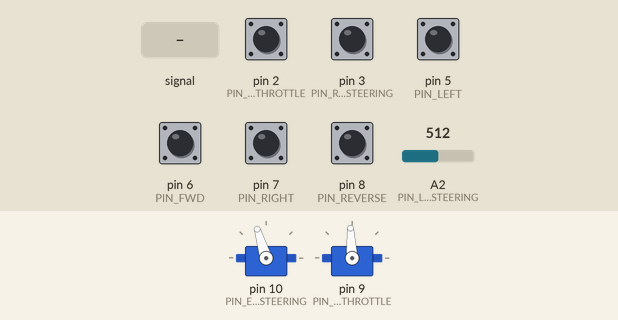
This sketch was run on a simulated Arduino Uno, built with avr-gcc and run on an emulated ATmega328P. Parts: 2 × servo. The inputs (shaded band) are chosen by the test bench; at power-on: pin 2 (PIN_RC_THROTTLE), pin 3 (PIN_RC_STEERING), pin 5 (PIN_LEFT), pin 6 (PIN_FWD), pin 7 (PIN_RIGHT), pin 8 (PIN_REVERSE) HIGH, A2 (PIN_LINACT_STEERING) = 512. What the sketch prints to the serial monitor is not drawn.

Above: at 2.2 s.
2.3 s: A2 (PIN_LINACT_STEERING) fed a 200 Hz sine of ±81 counts around its level
5.3 s: A2 (PIN_LINACT_STEERING) set to 716
6.8 s: A2 (PIN_LINACT_STEERING) set to 306
At 8.0 s:
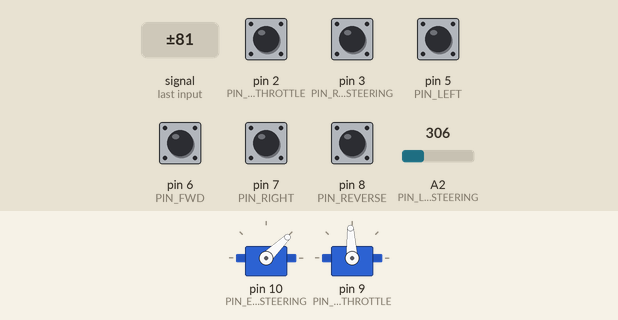
8.3 s: pin 5 (PIN_LEFT) pulled LOW for 1 s
At 9.18 s:
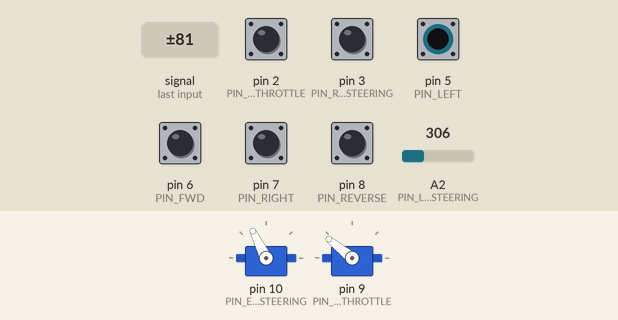
11.3 s: pin 6 (PIN_FWD) pulled LOW for 1 s
At 12.18 s:
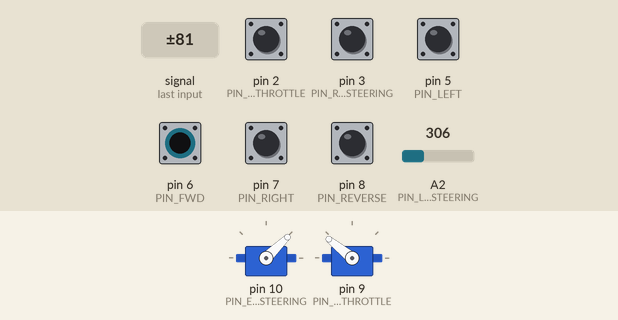
14.3 s: A2 (PIN_LINACT_STEERING) set to 900
At 14.9 s:
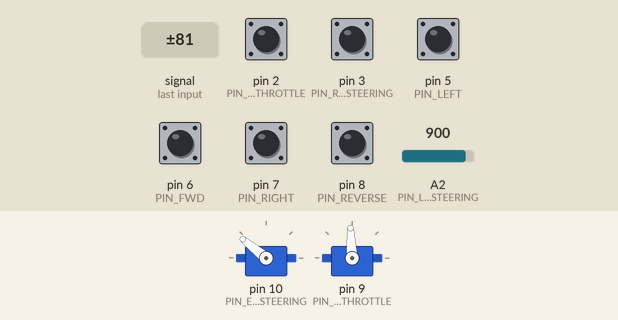
Timing chart, 0 to 16.8 s (numbered marks = the images above; inputs shaded):
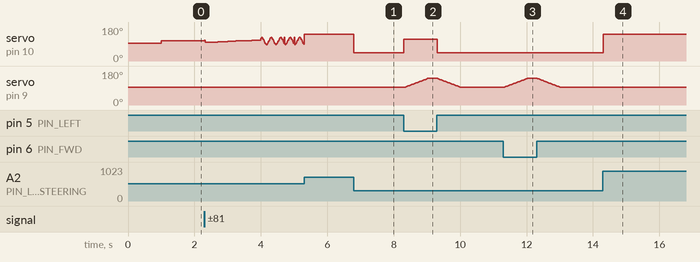

The sketch:

car_firmware.ino
```cpp
#define PIN_RC_STEERING            3         // INPUT -- steering
#define PIN_RC_THROTTLE            2         // INPUT -- throttle
#define PIN_ESC_STEERING           10        // OUTPUT
#define PIN_ESC_THROTTLE           9         // OUTPUT
#define USE_JOYSTICK_STEERING      false
#define PIN_JOYSTICK_STEERING      A0        // INPUT
#define USE_JOYSTICK_THROTTLE      false
#define PIN_JOYSTICK_THROTTLE      A1        // INPUT
#define PIN_LINACT_STEERING        A2        // INPUT: read for linear actuator position
#define USE_GOVERNOR               false
#define PIN_GOVERNOR               A3
#define USE_LEFT                   true
#define PIN_LEFT                   5
#define USE_FWD                    true
#define PIN_FWD                    6
#define USE_RIGHT                  true
#define PIN_RIGHT                  7
#define USE_REVERSE                true
#define PIN_REVERSE                8
#define LINACT_CALIBRATE           false
#define PIN_LINACT_ENABLE          true      // do we use the linear actuator position information?
#define LINACT_MAX                 710
#define LINACT_MIN                 250
#define OVERRIDE_THRESHOLD         100        // the window around resting which the parental controls must be out of in order to override the car controls
#define VELOCITY_INCR              0.35       // this sets the rate at which changes can be made to the PWM output signal -- higher the setting, faster the change
#define OVERRIDE_TIMEOUT           4000     // in millis
unsigned long RC_THROTTLE_GOVERNOR = 0;         // if USE_GOVERNOR = FALSE, this value will be permanently subtracted from top speed (fwd/rev)
```

code.ino
```cpp
#include <Servo.h>
#include <PinChangeInt.h>
#include <Bounce2.h>

int     LINACT_RANGE;     // calculated at startup from the MAX and MIN values
#define RC_IDLE                    1500
#define RC_MAX                     2000
#define RC_REV                     1000
#define RC_LEFT                    1000
#define RC_RIGHT                   2000
#define RC_LIMIT                   2500
#define RC_BUFFER_LIMIT            16
#define DEBUGGING                  false     // triggers additional logging over the serial line
#define LIN_ACT_READ_COUNT         6
Servo escSteering;
Servo escThrottle;

Bounce bncLeft;
Bounce bncFwd;
Bounce bncRight;
Bounce bncReverse;

volatile int iPrevTime_steering = 0;
volatile int iIdxSteering = 0;
int aiTimesSteering[RC_BUFFER_LIMIT];
volatile int iPrevTime_Throttle = 0;
volatile int iIdxThrottle = 0;
int aiTimesThrottle[RC_BUFFER_LIMIT];
bool bInPulseSteering = false;
bool bInPulseThrottle = false;
int iLastPulseSteering = RC_IDLE;
int iLastPulseThrottle = RC_IDLE;
float fLastXpwm = RC_IDLE;
float fLastYpwm = RC_IDLE;
int iSameIdxCount = 0;
int iLastIdx = 0;
bool bRCrecvd = false;
int aiLinActReads[LIN_ACT_READ_COUNT];
int iLinActReadIdx = 0;
unsigned long ulTimeSinceOverride = OVERRIDE_TIMEOUT;
unsigned int iPasses = 0;
bool SINGLE_THROTTLE_BUTTON = false;

void risingSteering()
{
  if (!bInPulseSteering) {
    bRCrecvd = true;
    iPrevTime_steering = micros();
    bInPulseSteering = true;
  }
}

void fallingSteering() {
  if (bInPulseSteering) {
    bRCrecvd = true;
    int lastTime = micros()-iPrevTime_steering;
    if ((lastTime > 0) && (lastTime < RC_LIMIT)) {
      iIdxSteering = ++iIdxSteering;
      iIdxSteering = iIdxSteering % RC_BUFFER_LIMIT;
      aiTimesSteering[iIdxSteering] = lastTime;
    }
    bInPulseSteering = false;
  }
}

void risingThrottle()
{
  if (!bInPulseThrottle) {
    bRCrecvd = true;
    iPrevTime_Throttle = micros();
    bInPulseThrottle = true;
  }
}

void fallingThrottle() {
  if (bInPulseThrottle) {
    bRCrecvd = true;
    int lastTime = micros()-iPrevTime_Throttle;
    if ((lastTime > 0) && (lastTime < RC_LIMIT)) {
      iIdxThrottle = ++iIdxThrottle;
      iIdxThrottle = iIdxThrottle % RC_BUFFER_LIMIT;
      aiTimesThrottle[iIdxThrottle] = lastTime;
    }
    bInPulseThrottle = false;
  }
}


void resetTimeArrays() {
  // initialize the time arrays, in case there's no RC receiver hooked up
  for (int i = 0; i < RC_BUFFER_LIMIT; i++) {
    aiTimesSteering[i] = RC_IDLE;
    aiTimesThrottle[i] = RC_IDLE;
  }
  Serial.println("*");
  bRCrecvd = false;
}

int getAverageLinActPos() {
  iLinActReadIdx++;
  iLinActReadIdx = iLinActReadIdx % LIN_ACT_READ_COUNT;
  aiLinActReads[iLinActReadIdx] = analogRead(PIN_LINACT_STEERING);
  if (LINACT_CALIBRATE) {
    Serial.print("linact pos: ");
    Serial.println(aiLinActReads[iLinActReadIdx]);
  }
  long lReads = 0;
  for (int i = 0; i < LIN_ACT_READ_COUNT; i++) {
    lReads = lReads + aiLinActReads[i];
  }

  return int(lReads / LIN_ACT_READ_COUNT);
}

void setup() {
  // put your setup code here, to run once:
  Serial.begin(115200);

  // drive system
  Serial.print("attaching to servo pin...");
  escSteering.attach(PIN_ESC_STEERING);
  escThrottle.attach(PIN_ESC_THROTTLE);
  Serial.println("done");
  escSteering.writeMicroseconds(RC_IDLE);
  escThrottle.writeMicroseconds(RC_IDLE);
  delay(1000);
  Serial.println("X and Y servos ready");

  // RC monitoring system
  resetTimeArrays();
  pinMode(PIN_RC_STEERING, INPUT);
  digitalWrite(PIN_RC_STEERING, HIGH);
  PCintPort::attachInterrupt(PIN_RC_STEERING, &risingSteering, RISING);
  PCintPort::attachInterrupt(PIN_RC_STEERING, &fallingSteering, FALLING);

  pinMode(PIN_RC_THROTTLE, INPUT);
  digitalWrite(PIN_RC_THROTTLE, HIGH);
  PCintPort::attachInterrupt(PIN_RC_THROTTLE, &risingThrottle, RISING);
  PCintPort::attachInterrupt(PIN_RC_THROTTLE, &fallingThrottle, FALLING);

  SINGLE_THROTTLE_BUTTON = USE_FWD && !USE_LEFT && !USE_RIGHT;

  if (USE_FWD) {
    bncFwd = Bounce();
    pinMode(PIN_FWD, INPUT);
    digitalWrite(PIN_FWD, HIGH);
    bncFwd.attach(PIN_FWD);
    bncFwd.interval(5);
  }

  if (USE_LEFT) {
    bncLeft = Bounce();
    pinMode(PIN_LEFT, INPUT);
    digitalWrite(PIN_LEFT, HIGH);
    bncLeft.attach(PIN_LEFT);
    bncLeft.interval(5);
  }

  if (USE_RIGHT) {
    bncRight = Bounce();
    pinMode(PIN_RIGHT, INPUT);
    digitalWrite(PIN_RIGHT, HIGH);
    bncRight.attach(PIN_RIGHT);
    bncRight.interval(5);
  }

  if (USE_REVERSE) {
    bncReverse = Bounce();
    pinMode(PIN_REVERSE, INPUT);
    digitalWrite(PIN_REVERSE, HIGH);
    bncReverse.attach(PIN_REVERSE);
    bncReverse.interval(5);
  }

  if (PIN_LINACT_ENABLE) {
    LINACT_RANGE = LINACT_MAX - LINACT_MIN;
    for (int i = 0; i < LIN_ACT_READ_COUNT; i++) {
      aiLinActReads[i] = analogRead(PIN_LINACT_STEERING);
    }
  }
  Serial.println("RC buffer initialized, input pins configured");
}

void loop() {
  iPasses = iPasses + 1;

  int iX_J = 0;
  int iY_J = 0;
  int iX_PWM = RC_IDLE;
  int iY_PWM = RC_IDLE;

  byte override = false;

  // if using the governor, check it
  if (USE_GOVERNOR) {
    RC_THROTTLE_GOVERNOR = map(analogRead(PIN_GOVERNOR), 0, 1024, 0, 400);
  }

  // monitor the RC input -- if no inputs for a while, force the current steering command to idle.  Otherwise, if a remote is switched off while driving,
  // that command will never stop and cannot be overridden by the child.
  int iCurIdxSteering = iIdxSteering;
  if (iCurIdxSteering == iLastIdx) {
    iSameIdxCount++;
  }
  else {
    iSameIdxCount = 0;
    iLastIdx = iCurIdxSteering;
  }

  // it's been too long, reset the RC arrays to idle.
  if ((iSameIdxCount > 2000) && bRCrecvd) {
    resetTimeArrays();
    iSameIdxCount = 0;
  }

    // confirm that the input is good (within bounds) and beyond the OVERRIDE_THRESHOLD
  if (abs(aiTimesSteering[iCurIdxSteering] - RC_IDLE) > OVERRIDE_THRESHOLD) {
    if (iLastPulseSteering != aiTimesSteering[iCurIdxSteering]) {
      if (DEBUGGING) {
        Serial.print("iIdxSteering: ");
        Serial.print(iCurIdxSteering);
        Serial.print(" (");
        Serial.print(aiTimesSteering[iCurIdxSteering]);
        Serial.println(")");
      }
      iLastPulseSteering = aiTimesSteering[iCurIdxSteering];
    }

    // the parent has taking over the steering
    if (!SINGLE_THROTTLE_BUTTON) {
      override = true;
      ulTimeSinceOverride = millis();
    }

    iX_PWM = iLastPulseSteering;
    if (DEBUGGING) {
      Serial.print("overriding X with ");
      Serial.println(iX_PWM);
    }
  }
  else iLastPulseSteering = RC_IDLE;

  int iCurIdxThrottle = iIdxThrottle;
  // confirm that the input is good (within bounds) and beyond the OVERRIDE_THRESHOLD
  if (abs(aiTimesThrottle[iCurIdxThrottle] - RC_IDLE) > OVERRIDE_THRESHOLD) {
    if (iLastPulseThrottle != aiTimesThrottle[iCurIdxThrottle]) {
      if (DEBUGGING) {
        Serial.print("iIdxThrottle: ");
        Serial.print(iCurIdxThrottle);
        Serial.print(" (");
        Serial.print(aiTimesThrottle[iCurIdxThrottle]);
        Serial.print(") ");
      }
      iLastPulseThrottle = aiTimesThrottle[iCurIdxThrottle];
    }
    // the parent has taken over the throttle
    override = true;
    ulTimeSinceOverride = millis();
    iY_PWM = iLastPulseThrottle;
    if (DEBUGGING) {
      Serial.print("overriding Y with ");
      Serial.println(iY_PWM);
    }
  }
  else iLastPulseThrottle = RC_IDLE;

  // is the override still in effect?
  if ((millis() - ulTimeSinceOverride) < OVERRIDE_TIMEOUT) override = true;

  if (!override && USE_JOYSTICK_STEERING) {  // if the parent isn't overriding, get the kid's input
    iX_J = analogRead(PIN_JOYSTICK_STEERING);
    iX_PWM = map(iX_J, 0, 1024, RC_LEFT, RC_RIGHT);
  }

  if (!override && USE_JOYSTICK_THROTTLE) {
    iY_J = analogRead(PIN_JOYSTICK_THROTTLE);
    iY_PWM = map(iY_J, 0, 1024, RC_REV + RC_THROTTLE_GOVERNOR, RC_MAX - RC_THROTTLE_GOVERNOR);
  }

  if (!override && USE_FWD) {
    bncFwd.update();
    if (!bncFwd.read()) {
      iY_PWM = RC_MAX - RC_THROTTLE_GOVERNOR;
    }
  }

  if (!override && USE_LEFT) {
    bncLeft.update();
    if (!bncLeft.read()) {
      iX_PWM = RC_LEFT;
      iY_PWM = RC_MAX - RC_THROTTLE_GOVERNOR;
    }
  }

  if (!override && USE_RIGHT) {
    bncRight.update();
    if (!bncRight.read()) {
      iX_PWM = RC_RIGHT;
      iY_PWM = RC_MAX - RC_THROTTLE_GOVERNOR;
    }
  }

// translate the incoming PWM command into a constant direction
  if (PIN_LINACT_ENABLE) {
    int iLinPos = getAverageLinActPos();                                          // where is the linear actuator currently at
    int iTarPos = 0;
    if (LINACT_CALIBRATE) {
      iTarPos = map(iX_PWM, RC_LEFT, RC_RIGHT + 1, 0, 1023);     // target, translated into the linear actuator context
    }
    else {    // !LINACT_CALIBRATE
      iTarPos = map(iX_PWM, RC_LEFT, RC_RIGHT + 1, LINACT_MIN, LINACT_MAX);     // target, translated into the linear actuator context
      if (abs(iLinPos - LINACT_MIN) < 5 && (iTarPos <= iLinPos)) {
        iX_PWM = RC_IDLE;
      }
      else if (abs(iLinPos - LINACT_MAX) < 5 && (iTarPos >= iLinPos)) {
        iX_PWM = RC_IDLE;
      }
      else {
        if (iLinPos > iTarPos) {
          iX_PWM = map(constrain((iLinPos - iTarPos)*4, 0, LINACT_RANGE), 0, LINACT_RANGE, RC_IDLE, RC_RIGHT);
        }
        else {
          iX_PWM = map(constrain((iTarPos - iLinPos)*4, 0, LINACT_RANGE), 0, LINACT_RANGE, RC_IDLE, RC_LEFT);
        }
      }
    }
  }

  if (!override && USE_REVERSE) {
    bncReverse.update();
    if (!bncReverse.read()) {
      iY_PWM = RC_MAX - iY_PWM + RC_REV;
    }
  }

  if (abs(iY_PWM - fLastYpwm) < VELOCITY_INCR) fLastYpwm = iY_PWM;
  if (iY_PWM > fLastYpwm)
    fLastYpwm += VELOCITY_INCR;
  else if (iY_PWM < fLastYpwm)
    fLastYpwm -= (VELOCITY_INCR);
  if (DEBUGGING) Serial.println(fLastYpwm);

  escThrottle.writeMicroseconds(int(fLastYpwm));

  escSteering.writeMicroseconds(iX_PWM);
}
```

Measured:
- after the input at 6.8 s, servo on pin 10 (PIN_ESC_STEERING): 141° → 44° at once
- after the input at 8.3 s, servo on pin 10 (PIN_ESC_STEERING): 44° → 116° at once, → 44° 1.0 s later; servo on pin 9 (PIN_ESC_THROTTLE): rises from 93° to 141° in 0.68 s, then falls to 93° in 1.0 s
- after the input at 11.3 s, servo on pin 9 (PIN_ESC_THROTTLE): rises from 93° to 141° in 0.70 s, then falls to 93° in 1.0 s
- after the input at 14.3 s, servo on pin 10 (PIN_ESC_STEERING): 44° → 141° at once
